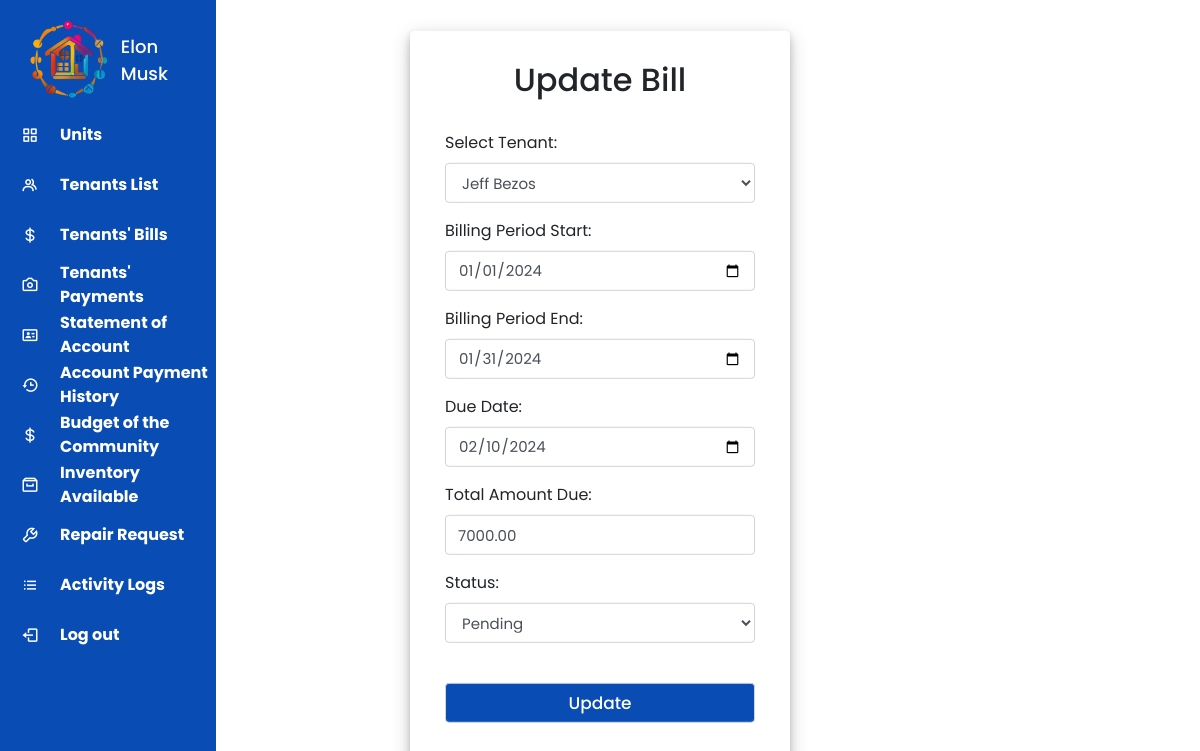
Page /casa_bougainvilla/resident_dashboard/update_transaction.php?updateid=1 (signed in) on the committed database.
### tables this page shows
CREATE TABLE `tenant_transactions` (
  `id` int(11) NOT NULL,
  `account_number` bigint(20) DEFAULT NULL,
  `username` varchar(255) DEFAULT NULL,
  `bill_number` int(11) DEFAULT NULL,
  `billing_period_start` date DEFAULT NULL,
  `billing_period_end` date DEFAULT NULL,
  `due_date` date DEFAULT NULL,
  `total_amount_due` decimal(10,2) DEFAULT NULL,
  `status` varchar(20) DEFAULT NULL,
  `is_deleted` tinyint(1) DEFAULT NULL
);

### casa_bougainvilla/resident_dashboard/update_transaction.php (the view, shortened to what this page needs)
<?php
include('../../includes/database.php');
$updateId = $_GET['updateid'];
$select_query = "SELECT * FROM tenant_transactions WHERE id = ?";
$stmt_select = $mysqli->prepare($select_query);
$stmt_select->bind_param("i", $updateId);
$stmt_select->execute();
$result_select = $stmt_select->get_result();
$row = $result_select->fetch_assoc();
$billingPeriodStart = $row['billing_period_start'];
$billingPeriodEnd = $row['billing_period_end'];
$dueDate = $row['due_date'];
$totalAmountDue = $row['total_amount_due'];
$status = $row['status'];
$selectedResidentAccount = $row['account_number'];
$residentUsername = $row['username'];
$residentQuery = "SELECT users.account_number, users.username FROM users WHERE users.role = 'Tenant'";
$residentResult = $mysqli->query($residentQuery);
?>
<!DOCTYPE html>
<html lang="en">
<head>
    <link rel="stylesheet" href="https://cdn.jsdelivr.net/npm/bootstrap@4.0.0/dist/css/bootstrap.min.css">
    <link href='https://unpkg.com/boxicons@2.0.7/css/boxicons.min.css' rel='stylesheet'>
</head>
<body>
    <?php include "../../includes/sidebars/resident_sidebar.php" ?>
    <div class="container">
        <div class="row">
            <div class="col-md-4 offset-md-4 form">
                <form action="update_transaction.php?updateid=<?php echo $updateId; ?>" method="post"
                    enctype="multipart/form-data">
                    <h2 class="text-center">Update Bill</h2><br>
                    <div class="form-group">
                        <label for="selected_tenant">Select Tenant:</label>
                        <select class="form-control" name="selected_tenant" required>
                            <?php
                            while ($residentRow = $residentResult->fetch_assoc()) {
                                $residentAccount = $residentRow['account_number'];
                                $residentUsernameOption = $residentRow['username'];
                                $selected = ($residentAccount == $selectedResidentAccount && $residentUsernameOption == $residentUsername) ? 'selected' : '';
                                echo "<option value=\"$residentAccount-$residentUsernameOption\" $selected>$residentUsernameOption</option>";
                            }
                            ?>
                        </select>
                    </div>
                    <div class="form-group">
                        <label for="billing_period_start">Billing Period Start:</label>
                        <input type="date" class="form-control" name="billing_period_start"
                            value="<?php echo $billingPeriodStart; ?>" required>
                    </div>
                    <div class="form-group">
                        <label for="billing_period_end">Billing Period End:</label>
                        <input type="date" class="form-control" name="billing_period_end"
                            value="<?php echo $billingPeriodEnd; ?>" required>
                    </div>
                    <div class="form-group">
                        <label for="due_date">Due Date:</label>
                        <input type="date" class="form-control" name="due_date" value="<?php echo $dueDate; ?>"
                            required>
                    </div>
                    <div class="form-group">
                        <label for="total_amount_due">Total Amount Due:</label>
                        <input type="text" class="form-control" placeholder="Enter Total Amount Due"
                            name="total_amount_due" value="<?php echo $totalAmountDue; ?>" autocomplete="off" required>
                    </div>
                    <div class="form-group">
                        <label for="status">Status:</label>
                        <select class="form-control" name="status" required>
                            <option value="Pending" <?php echo ($status == 'Pending') ? 'selected' : ''; ?>>Pending
                            </option>
                        </select>
                    </div><br>
                    <div class="form-group">
                        <center><input type="submit" class="form-control button" name="update_submit" value="Update">
                        </center>
                    </div>
                </form>
            </div>
        </div>
    </div>
</body>
</html>

### casa_bougainvilla/resident_dashboard/update_transaction.php (style rules this page uses)
html,body { font-family: 'Poppins', sans-serif; }
.container { position: absolute; top: 50%; left: 50%; transform: translate(-50%, -50%); }
.container .form { background: #fff; padding: 30px 35px; border-radius: 5px; box-shadow: 0 4px 8px 0 rgba(0, 0, 0, 0.2), 0 6px 20px 0 rgba(0, 0, 0, 0.19); }
.container .form form .form-control { height: 40px; font-size: 15px; }
.container .form form .button { background: #084cb4; color: #fff; font-size: 17px; font-weight: 500; transition: all 0.3s ease; }

### includes/sidebars/resident_sidebar.php (style rules this page uses)
* { margin: 0; padding: 0; box-sizing: border-box; font-family: 'Poppins', sans-serif; }

### includes/sidebars/resident_sidebar_prompt.php (style rules this page uses)
* { margin: 0; padding: 0; box-sizing: border-box; font-family: 'Poppins', sans-serif; }

### rows in the picture
tenant_transactions: billing_period_start "01/01/2024", billing_period_end "01/31/2024", due_date "02/10/2024", total_amount_due "7000.00", status "Pending"

### other values in the picture
$_SESSION['username'] "Elon Musk"
form field selected_tenant "Jeff Bezos"
